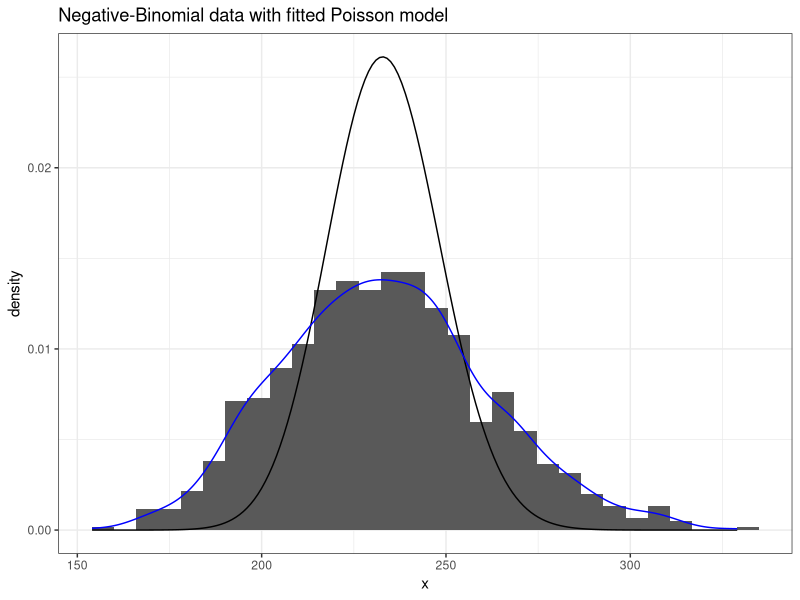
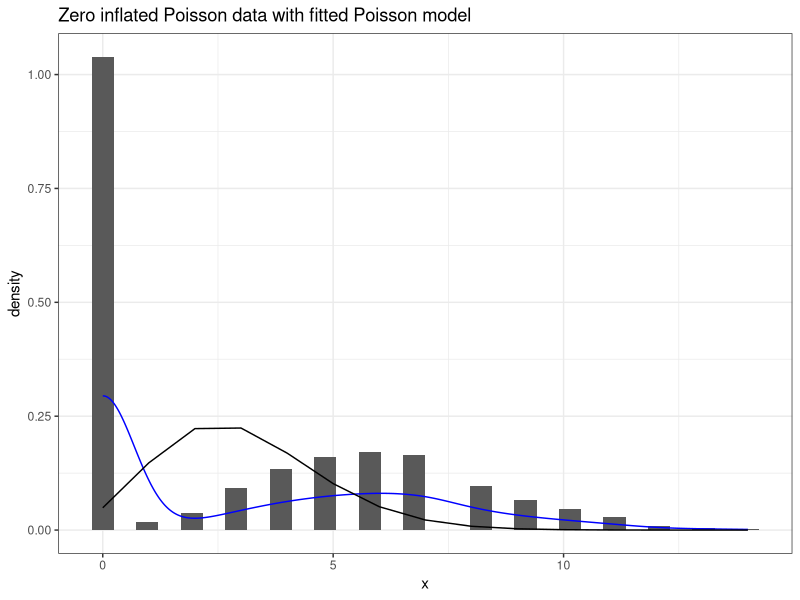

The R script that drew these images, in order:
## ---- chunk 1
#| include: false

library(tidyverse); theme_set(theme_bw())
library(flextable)
## ---- chunk 2
#| fig-width: 5
#| fig-height: 2.5

set.seed(7)

nb_data <- rnbinom(1000, 100, .3)

vals <- seq(min(nb_data), max(nb_data))
pois_est <- tibble(x = vals, y = dpois(x, mean(nb_data)))

tibble(x = nb_data) |> 
  ggplot(aes(x)) + 
  geom_histogram(aes(y = after_stat(density))) +
  geom_line(data = pois_est, aes(x = x, y = y)) +
  geom_density(color = "blue") +
  labs(
    title = "Negative-Binomial data with fitted Poisson model"
  )
## ---- chunk 3
#| fig-width: 5
#| fig-height: 2.5


pois_data <- rpois(1000, 6)
zip_data <- c(pois_data, rep(0, 1000))

N <- max(pois_data) + 1

tibble(x = zip_data) |> 
  ggplot(aes(x)) +
  geom_histogram(aes(y = after_stat(density))) +
  geom_density(color = "blue") +
  geom_function(fun = dpois, args = list(lambda = mean(zip_data)), n = N) +
  labs(
    title = "Zero inflated Poisson data with fitted Poisson model"
  )
## ---- chunk 4
tribble(
  ~Model, ~Poisson, ~NB, ~GP,
  "DIC", 1291.8, 1273.9, 1265.6
) |> 
  flextable()
## ---- chunk 5
tribble(
  ~Model, ~Poisson, ~NB, ~CMP,
  "DIC", 1362.39, 1350.67, 1348.87
) |>
  flextable()
## ---- chunk 6
tribble(
  ~Model, ~CMP, ~Poisson, ~"Neg-Bin",
  "AIC", 5073, 5589, 5077
) |>
  flextable()
